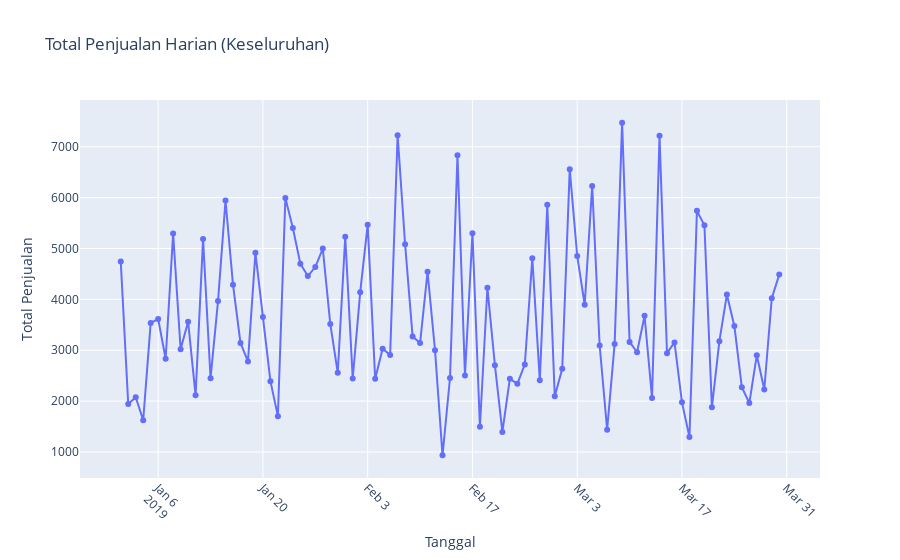

Notebook source saved alongside this figure:
### Code cell
# grouping total penjualan per hari
daily_sales = df.groupby('Date')['new_Total'].sum().reset_index()

# Visualisasi penjualan harian (seluruh waktu)
fig = px.line(daily_sales, x='Date', y='new_Total', title='Total Penjualan Harian (Keseluruhan)', labels={'Date': 'Tanggal', 'new_Total': 'Total Penjualan'}, markers=True)
fig.update_layout(xaxis_tickangle=45)
fig.show()
